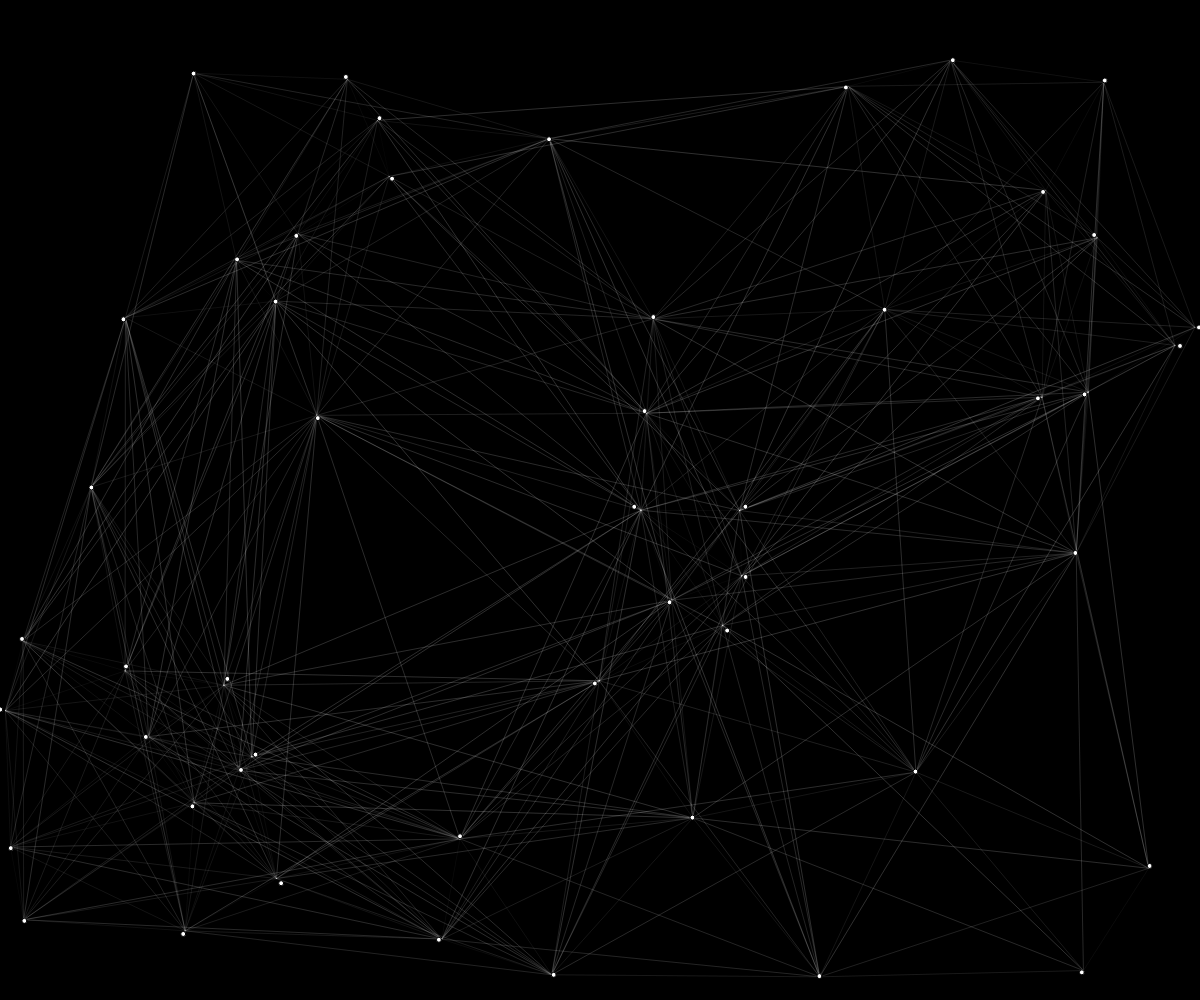
Frame 1 (no input)
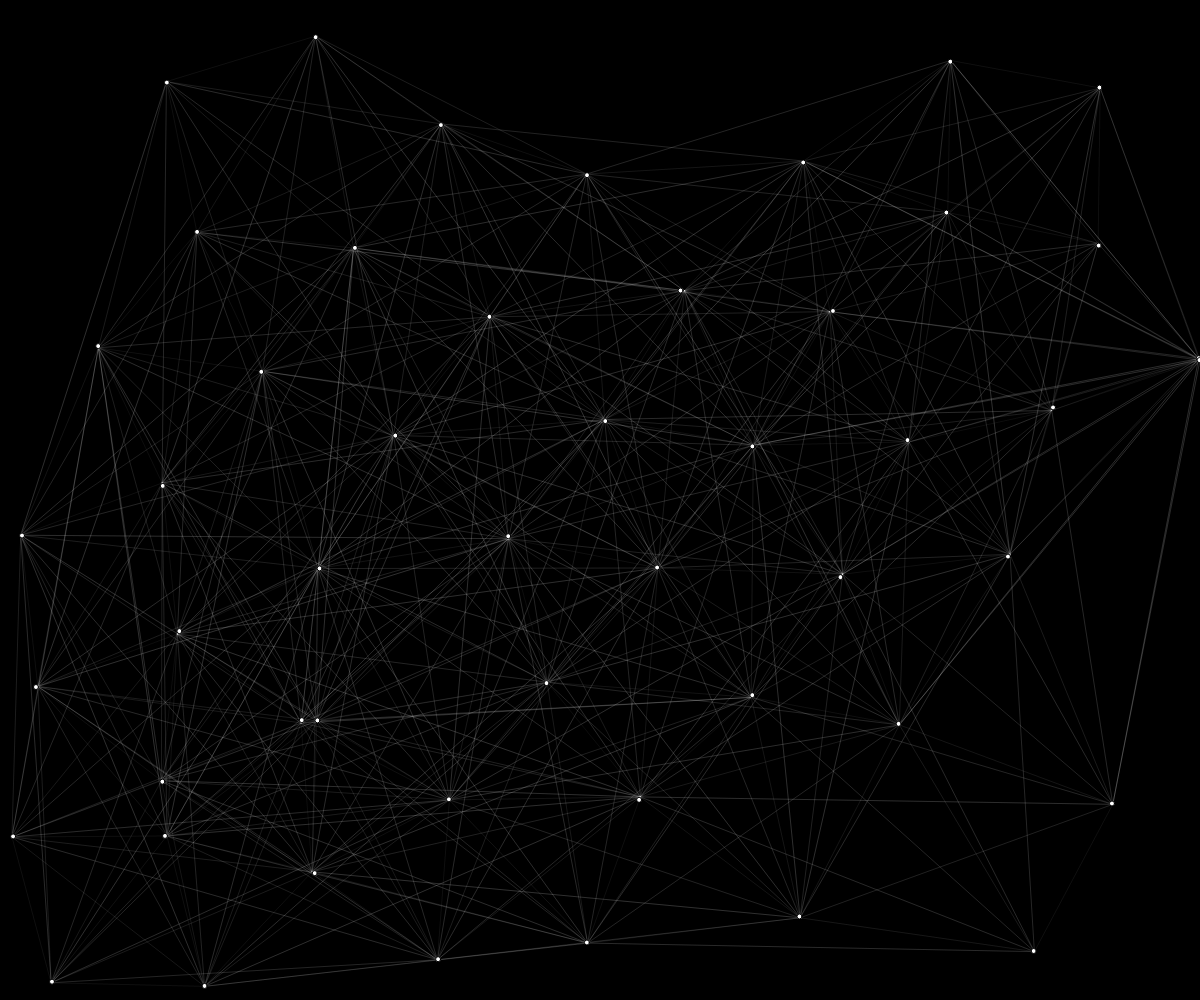
Frame 60 (no input)
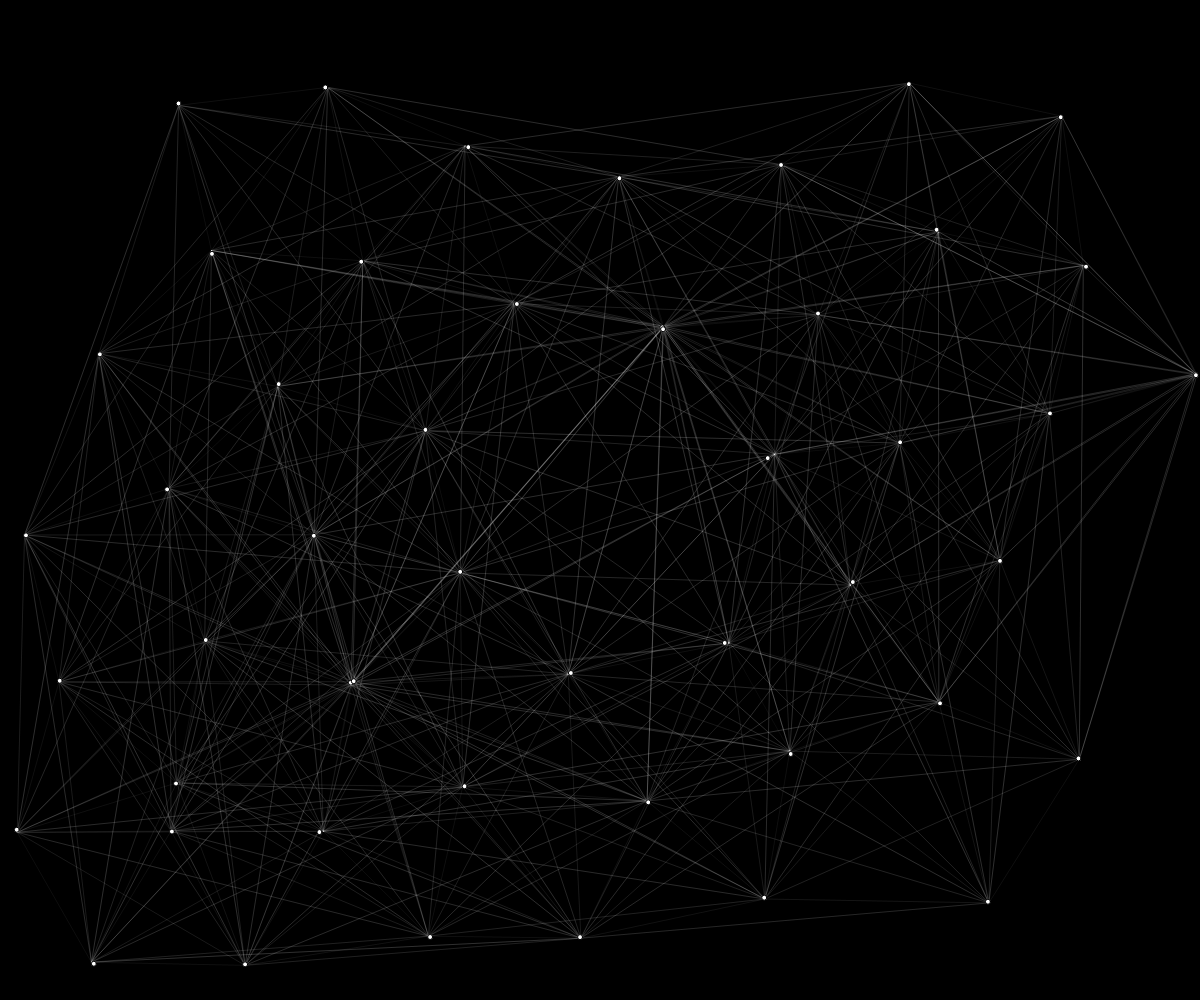
Frame 120 (the mouse pressed at the canvas centre since frame 60)

The p5.js sketch that drew these frames (run headless with seeded random() and noise() and a simulated clock; from frame 60 on, the mouse is pressed at the canvas centre):

// p5.js sketch
// ── sketch.js
w = window.innerWidth;
h = window.innerHeight;

function setup(){
    createCanvas(w, h);
    background(0, 0, 0);
}

dots = [];

for (i = 0; i < 50; i++){
    dots.push(
        {
            x : Math.random() * w,
            y : Math.random() * h,
            dx : Math.random() - 1,
            dy : Math.random() - 1,
            iterate : function(){
                this.x += this.dx * 0.0002;
                this.y += this.dy * 0.0002;
                this.x = max(this.x, 0);
                this.x = min(this.x, w);
                this.y = max(this.y, 0);
                this.y = min(this.y, h);
                this.dx *= 0.5;
                this.dy *= 0.5;
            }
        }
    )
}

function getDistance(a, b) {
    dx = a.x - b.x;
    dy = a.y - b.y;
    return(Math.sqrt((dx * dx) + (dy * dy)));
}

function pline(a, b){
    stroke(255, 255, 255, (getDistance(a, b)/20));
    line(a.x, a.y, b.x, b.y);
}


function draw() {

    background(0, 0, 0);

    dots.forEach(e => {
        dots.forEach(f => {

            if(getDistance(e, f) < 150){
                e.dx -= (f.x - e.x) * 100;
                e.dy -= (f.y - e.y) * 100;
                pline(e, f);
            }
            else if(getDistance(e, f) < 500){
                e.dx += (f.x - e.x);
                e.dy += (f.y - e.y);
                pline(e, f);
            }
        })

        if(mouseIsPressed === true){
            if(getDistance({x: mouseX, y: mouseY}, e) < 150){
                e.dx -= (mouseX - e.x) * 1000;
                e.dy -= (mouseY - e.y) * 1000;
            }
        }
    });

    dots.forEach(e => {
        e.iterate();
        console.log("iterated");
        stroke(0);
        ellipse(e.x, e.y, 5, 5);
    });
  }
